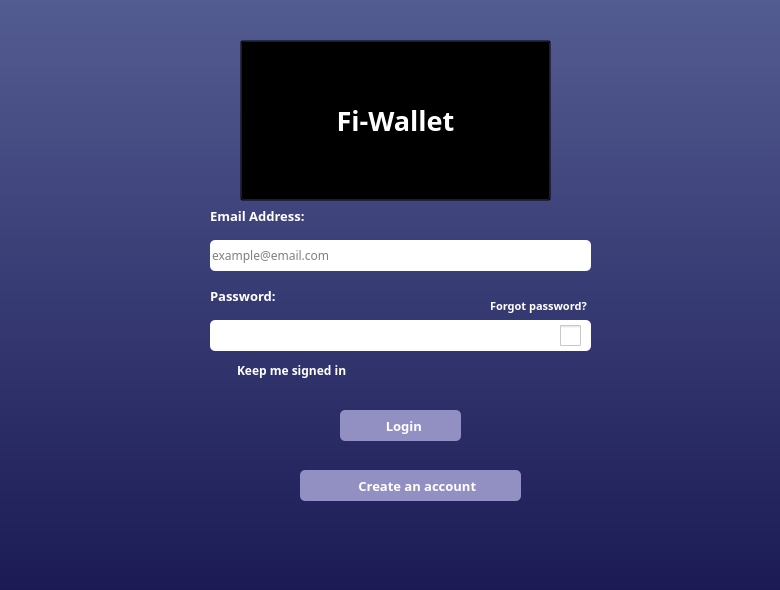
<?xml version="1.0" encoding="UTF-8"?>
<ui version="4.0">
 <class>MainWindow</class>
 <widget class="QMainWindow" name="MainWindow">
  <property name="geometry">
   <rect>
    <x>0</x>
    <y>0</y>
    <width>780</width>
    <height>590</height>
   </rect>
  </property>
  <property name="minimumSize">
   <size>
    <width>780</width>
    <height>590</height>
   </size>
  </property>
  <property name="maximumSize">
   <size>
    <width>780</width>
    <height>590</height>
   </size>
  </property>
  <property name="windowTitle">
   <string>MainWindow</string>
  </property>
  <widget class="QWidget" name="centralwidget">
   <widget class="QWidget" name="widget" native="true">
    <property name="geometry">
     <rect>
      <x>0</x>
      <y>0</y>
      <width>781</width>
      <height>591</height>
     </rect>
    </property>
    <property name="styleSheet">
     <string notr="true">background-color: qlineargradient(spread:reflect, x1:1, y1:0, x2:1, y2:1, stop:0 rgba(83, 92, 145, 255), stop:1 rgba(27, 26, 85, 255));</string>
    </property>
    <widget class="QPushButton" name="pushButton">
     <property name="geometry">
      <rect>
       <x>240</x>
       <y>40</y>
       <width>311</width>
       <height>161</height>
      </rect>
     </property>
     <property name="font">
      <font>
       <family>Poppins</family>
       <pointsize>20</pointsize>
       <weight>75</weight>
       <bold>true</bold>
      </font>
     </property>
     <property name="styleSheet">
      <string notr="true">background-color:transparent;
color:white;</string>
     </property>
     <property name="text">
      <string>Fi-Wallet</string>
     </property>
     <property name="icon">
      <iconset resource="login ekranı.qrc">
       <normaloff>:/img/img/logo.drawio.svg</normaloff>:/img/img/logo.drawio.svg</iconset>
     </property>
     <property name="iconSize">
      <size>
       <width>150</width>
       <height>150</height>
      </size>
     </property>
    </widget>
    <widget class="QLabel" name="label">
     <property name="geometry">
      <rect>
       <x>210</x>
       <y>200</y>
       <width>141</width>
       <height>31</height>
      </rect>
     </property>
     <property name="font">
      <font>
       <family>Poppins</family>
       <pointsize>10</pointsize>
       <weight>75</weight>
       <bold>true</bold>
      </font>
     </property>
     <property name="styleSheet">
      <string notr="true">background-color:transparent;
color: white;</string>
     </property>
     <property name="text">
      <string>Email Address: </string>
     </property>
    </widget>
    <widget class="QLineEdit" name="lineEdit">
     <property name="geometry">
      <rect>
       <x>210</x>
       <y>240</y>
       <width>381</width>
       <height>31</height>
      </rect>
     </property>
     <property name="font">
      <font>
       <family>Poppins</family>
       <weight>50</weight>
       <italic>false</italic>
       <bold>false</bold>
       <underline>false</underline>
       <strikeout>false</strikeout>
       <kerning>true</kerning>
      </font>
     </property>
     <property name="styleSheet">
      <string notr="true">background-color:white;
border-radius:5px;</string>
     </property>
     <property name="placeholderText">
      <string>example@email.com</string>
     </property>
    </widget>
    <widget class="QLineEdit" name="lineEdit_2">
     <property name="geometry">
      <rect>
       <x>210</x>
       <y>320</y>
       <width>381</width>
       <height>31</height>
      </rect>
     </property>
     <property name="font">
      <font>
       <family>Poppins</family>
       <weight>50</weight>
       <italic>false</italic>
       <bold>false</bold>
       <underline>false</underline>
       <strikeout>false</strikeout>
       <kerning>true</kerning>
      </font>
     </property>
     <property name="styleSheet">
      <string notr="true">background-color:white;
border-radius:5px;</string>
     </property>
     <property name="echoMode">
      <enum>QLineEdit::Password</enum>
     </property>
     <property name="placeholderText">
      <string/>
     </property>
    </widget>
    <widget class="QLabel" name="label_2">
     <property name="geometry">
      <rect>
       <x>210</x>
       <y>280</y>
       <width>141</width>
       <height>31</height>
      </rect>
     </property>
     <property name="font">
      <font>
       <family>Poppins</family>
       <pointsize>10</pointsize>
       <weight>75</weight>
       <bold>true</bold>
      </font>
     </property>
     <property name="styleSheet">
      <string notr="true">background-color:transparent;
color: white;</string>
     </property>
     <property name="text">
      <string>Password:</string>
     </property>
    </widget>
    <widget class="QLabel" name="label_3">
     <property name="geometry">
      <rect>
       <x>490</x>
       <y>290</y>
       <width>141</width>
       <height>31</height>
      </rect>
     </property>
     <property name="font">
      <font>
       <family>Poppins</family>
       <pointsize>8</pointsize>
       <weight>75</weight>
       <bold>true</bold>
       <underline>false</underline>
      </font>
     </property>
     <property name="styleSheet">
      <string notr="true">background-color:transparent;
color: white;</string>
     </property>
     <property name="text">
      <string>Forgot password?</string>
     </property>
    </widget>
    <widget class="QPushButton" name="pushButton_2">
     <property name="geometry">
      <rect>
       <x>340</x>
       <y>410</y>
       <width>121</width>
       <height>31</height>
      </rect>
     </property>
     <property name="font">
      <font>
       <family>Poppins</family>
       <pointsize>10</pointsize>
       <weight>75</weight>
       <bold>true</bold>
      </font>
     </property>
     <property name="styleSheet">
      <string notr="true">background-color:#9290C3;
border-radius:5px;
color: white;</string>
     </property>
     <property name="text">
      <string>  Login</string>
     </property>
     <property name="icon">
      <iconset resource="login ekranı.qrc">
       <normaloff>:/img/img/log-in.svg</normaloff>:/img/img/log-in.svg</iconset>
     </property>
    </widget>
    <widget class="QPushButton" name="pushButton_3">
     <property name="geometry">
      <rect>
       <x>300</x>
       <y>470</y>
       <width>221</width>
       <height>31</height>
      </rect>
     </property>
     <property name="font">
      <font>
       <family>Poppins</family>
       <pointsize>10</pointsize>
       <weight>75</weight>
       <bold>true</bold>
      </font>
     </property>
     <property name="styleSheet">
      <string notr="true">background-color:#9290C3;
border-radius:5px;
color: white;</string>
     </property>
     <property name="text">
      <string>    Create an account</string>
     </property>
     <property name="icon">
      <iconset resource="login ekranı.qrc">
       <normaloff>:/img/img/arrow-right-circle.svg</normaloff>:/img/img/arrow-right-circle.svg</iconset>
     </property>
    </widget>
    <widget class="QCheckBox" name="checkBox">
     <property name="geometry">
      <rect>
       <x>560</x>
       <y>325</y>
       <width>21</width>
       <height>21</height>
      </rect>
     </property>
     <property name="styleSheet">
      <string notr="true">QCheckBox{
    background-color:white;
    border-top-right-radius: 10px;
    border-bottom-right-radius: 10px;
    text-align: center;
}
QCheckBox::indicator{

    width:21px;
    height:21px;
}
QCheckBox::indicator:checked{
    
    
	image: url(:/img/img/eye (1).svg);
}
QCheckBox::indicator:unchecked{
    
     
	image: url(:/img/img/eye-off.svg);
}</string>
     </property>
     <property name="text">
      <string/>
     </property>
    </widget>
    <widget class="QCheckBox" name="checkBox_2">
     <property name="geometry">
      <rect>
       <x>210</x>
       <y>360</y>
       <width>151</width>
       <height>21</height>
      </rect>
     </property>
     <property name="font">
      <font>
       <family>Poppins</family>
       <weight>75</weight>
       <bold>true</bold>
      </font>
     </property>
     <property name="styleSheet">
      <string notr="true">QCheckBox{
	 color: white;
	background-color:transparent;
}
QCheckBox::indicator{

    width:21px;
    height:21px;
}
QCheckBox::indicator:checked{
    
    image: url(:/img/img/check-circle (1).svg);
	

}
QCheckBox::indicator:unchecked{
    
     
		image: url(:/img/img/circle.svg);

}</string>
     </property>
     <property name="text">
      <string>Keep me signed in  </string>
     </property>
    </widget>
   </widget>
  </widget>
 </widget>
 <resources>
  <include location="login ekranı.qrc"/>
 </resources>
 <connections/>
</ui>
